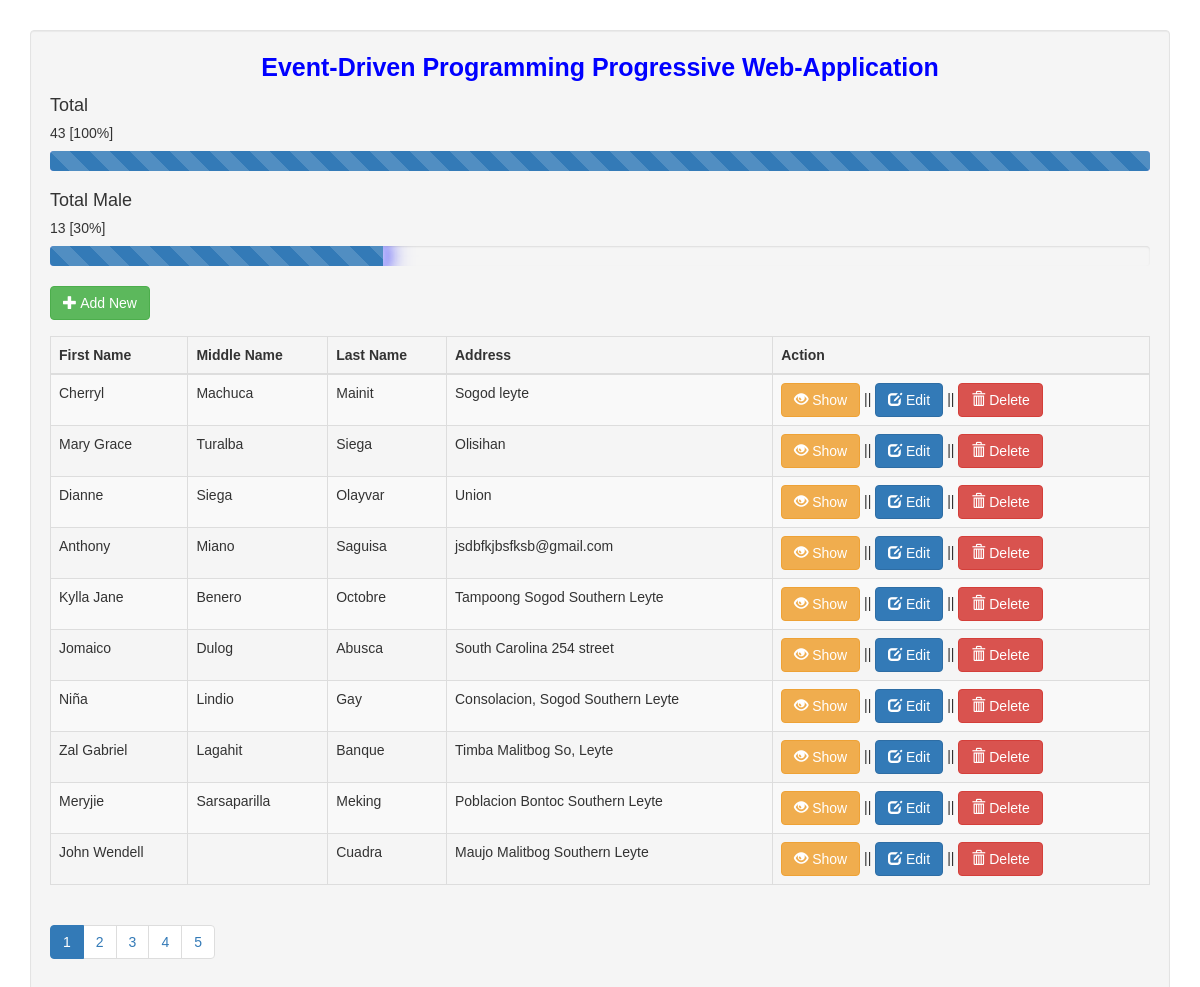
The page / on the database its author committed.
### tables this page shows
CREATE TABLE `user` (
  `userid` int(11) NOT NULL,
  `firstname` varchar(30) NOT NULL,
  `middlename` varchar(255) NOT NULL,
  `lastname` varchar(30) NOT NULL,
  `birthdate` varchar(255) NOT NULL,
  `age` int(2) NOT NULL,
  `address` varchar(100) NOT NULL,
  `contact_no` bigint(12) NOT NULL,
  `civil_stat` varchar(255) NOT NULL,
  `gender` varchar(12) NOT NULL,
  `education_level` varchar(255) NOT NULL
);

### fetch.php (called while the page is built, shortened)
<?php
include('conn.php');
$total_users_query = mysqli_query($conn, "SELECT COUNT(*) as total_users FROM `user`");
$total_users_data = mysqli_fetch_assoc($total_users_query);
$total_users = $total_users_data['total_users'];
$male_users_query = mysqli_query($conn, "SELECT COUNT(*) as male_users FROM `user` WHERE gender = 'Male'");
$male_users_data = mysqli_fetch_assoc($male_users_query);
$male_users = $male_users_data['male_users'];
?>

### index.php (shortened to what this page needs)
<?php
include('fetch.php');
?>
<!DOCTYPE html>
<html lang="en">
<head>
    <link rel="stylesheet" href="https://maxcdn.bootstrapcdn.com/bootstrap/3.3.6/css/bootstrap.min.css" />
    <link rel="stylesheet" href="style.css">
    <link rel="stylesheet" href="https://cdnjs.cloudflare.com/ajax/libs/animate.css/4.1.1/animate.min.css"/>
</head>
<body>
    <div class="container">
        <div style="height:30px;"></div>
        <div class="well" style="margin:auto; padding:auto; width:auto;">
            <span style="font-size:25px; color:blue">
                <center class="animate__animated animate__pulse animate__infinite infinite">
                    <strong>Event-Driven Programming Progressive Web-Application</strong>
                </center>
            </span>
					<div class="card-columns">
						<div class="card">
							<div class="card-header"><h4>Total</h4></div>
							<div class="card-body">
								<h5 class="card-title"><?php echo $total_users; ?> [<?php echo round(($total_users / $total_users) * 100) . '%'; ?>]	</h5>
								<div class="progress">
									<div class="progress-bar bg-success progress-bar-striped animated glow rounded-pill" role="progressbar" style="width: <?php echo ($total_users / $total_users) * 100; ?>%" aria-valuenow="<?php echo ($total_users / $total_users) * 100; ?>" aria-valuemin="0" aria-valuemax="100"></div>
								</div>
							</div>
						</div>
						<div class="card">
							<div class="card-header"><h4>Total Male</h4></div>
							<div class="card-body">
								<h5 class="card-title"><?php echo $male_users; ?> [<?php echo round(($male_users / $total_users) * 100) . '%'; ?>]</h5>
								<div class="progress">
									<div class="progress-bar bg-success progress-bar-striped animated glow rounded-pill" role="progressbar" style="width: <?php echo ($male_users / $total_users) * 100; ?>%" aria-valuenow="<?php echo ($male_users / $total_users) * 100; ?>" aria-valuemin="0" aria-valuemax="100"></div>
								</div>
							</div>
						</div>
					</div>
			<span class="pull-left animate__animated animate__bounce">
                <a href="#addnew" data-toggle="modal" class="btn btn-success">
                    <span class="glyphicon glyphicon-plus"></span> Add New
                </a>
            </span>
            <div style="height:50px;"></div>
            <table class="table table-striped table-bordered table-hover">
                <thead>
                    <th>First Name</th>
                    <th>Middle Name</th>
                    <th>Last Name</th>
                    <th>Address</th>
                    <th>Action</th>
                </thead>
                <tbody>
                <?php
                    include('conn.php');
                    $limit = 10;
                    $page = isset($_GET['page']) ? $_GET['page'] : 1;
                    $start = ($page - 1) * $limit;
                    $query = mysqli_query($conn, "SELECT * FROM `user` LIMIT $start, $limit");
                    while ($row = mysqli_fetch_array($query)) {
                        ?>
                        <tr>
                            <td><?php echo ucwords($row['firstname']); ?></td>
                            <td><?php echo ucwords($row['middlename']); ?></td>
                            <td><?php echo ucwords($row['lastname']); ?></td>
                            <td><?php echo $row['address']; ?></td>
                            <td>
                                <a href="#show_info<?php echo $row['userid']; ?>" data-toggle="modal" class="btn btn-warning">
                                    <span class="glyphicon glyphicon-eye-open animate__animated animate__rubberBand animate__infinite infinite"></span> Show
                                </a> ||
                                <a href="#edit<?php echo $row['userid']; ?>" data-toggle="modal" class="btn btn-primary animate__animated animate__jackInTheBox btn-edit">
                                    <span class="glyphicon glyphicon-edit animate__animated animate__swing animate__infinite infinite"></span> Edit
                                </a> ||
                                <a href="#del<?php echo $row['userid']; ?>" data-toggle="modal" class="btn btn-danger animate__animated animate__headShake animate__infinite infinite">
                                    <span class="glyphicon glyphicon-trash"></span> Delete
                                </a>
                            </td>
                        </tr>
                        <?php
                    }
                ?>
                </tbody>
            </table>
            <ul class="pagination">
                <?php
                    $result_db = mysqli_query($conn, "SELECT COUNT(userid) FROM user");
                    $row_db = mysqli_fetch_row($result_db);
                    $total_records = $row_db[0];
                    $total_pages = ceil($total_records / $limit);
                    for ($i = 1; $i <= $total_pages; $i++) {
                        $active = ($i == $page) ? "active" : "";
                        echo "<li class='page-item $active'><a class='page-link' href='index.php?page=" . $i . "'>" . $i . "</a></li>";
                    }
                ?>
            </ul>
        </div>
    </div>
</body>
</html>

### style.css (style rules this page uses)
body { font-family: 'Poppins', sans-serif; }

### index.php (style rules this page uses)
.progress-bar-striped.animated { background-size: 40px 40px; animation: moveStripes 1s linear infinite; }
.glow { box-shadow: 0 0 10px , 0 0 20px #0000ff, 0 0 30px #0000ff; }

### rows shown on the page
user: firstname "Cherryl", middlename "Machuca", lastname "Mainit", address "Sogod leyte"
user: firstname "Mary Grace", middlename "Turalba", lastname "Siega", address "Olisihan"
user: firstname "Dianne", middlename "Siega", lastname "Olayvar", address "Union"
user: firstname "Anthony", middlename "Miano", lastname "Saguisa", address "jsdbfkjbsfksb@gmail.com"
user: firstname "Kylla Jane", middlename "Benero", lastname "Octobre", address "Tampoong Sogod Southern Leyte"
user: firstname "Jomaico", middlename "Dulog", lastname "Abusca", address "South Carolina 254 street"
user: firstname "Niña", middlename "Lindio", lastname "Gay", address "Consolacion, Sogod Southern Leyte"
user: firstname "Zal Gabriel", middlename "Lagahit", lastname "Banque", address "Timba Malitbog So, Leyte"
user: firstname "Meryjie", middlename "Sarsaparilla", lastname "Meking", address "Poblacion Bontoc Southern Leyte"
user: firstname "John Wendell", lastname "Cuadra", address "Maujo Malitbog Southern Leyte"

### other values the page prints
$total_users "43"
$male_users "13"
